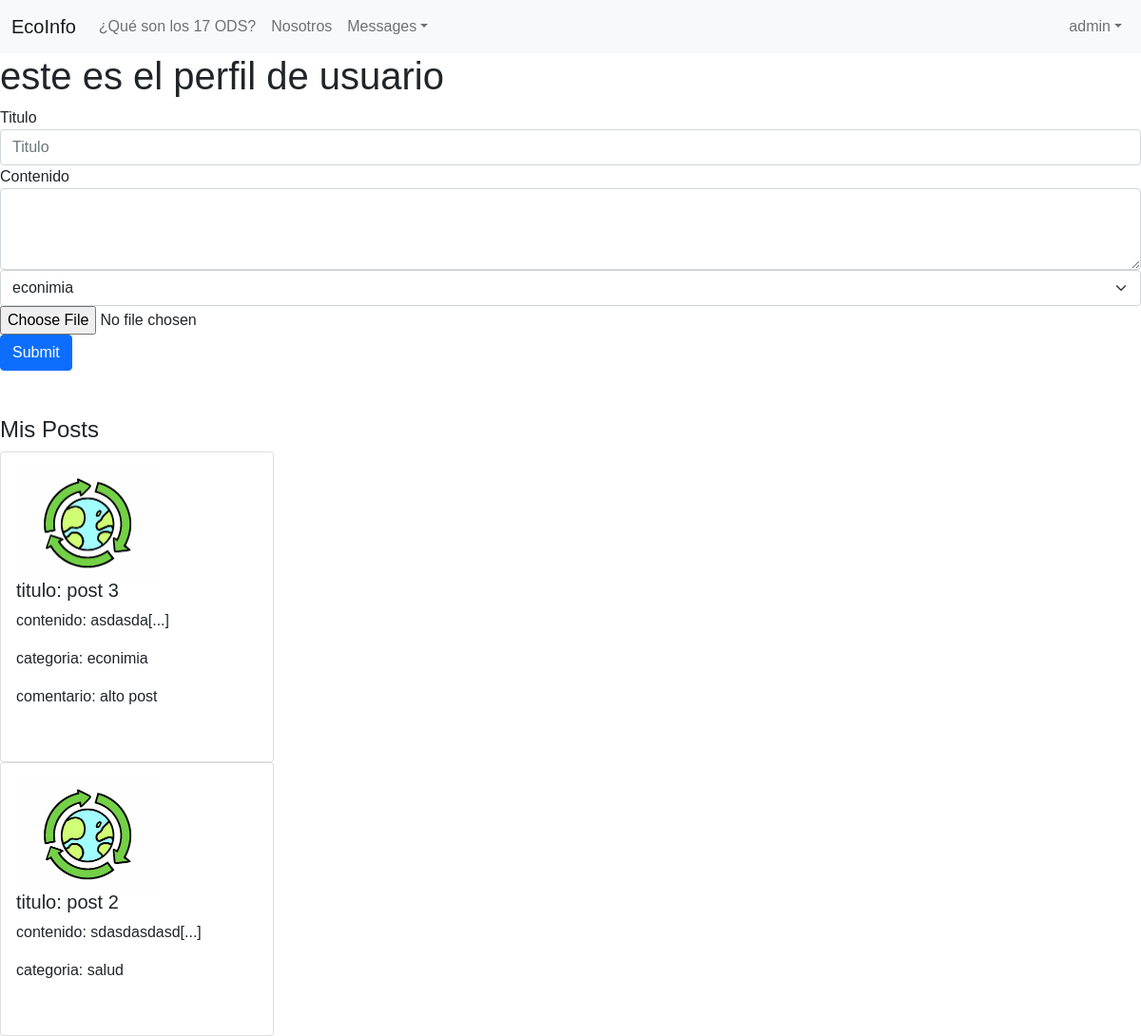
Before: /perfil_usuario/ (signed in) with the older database file.
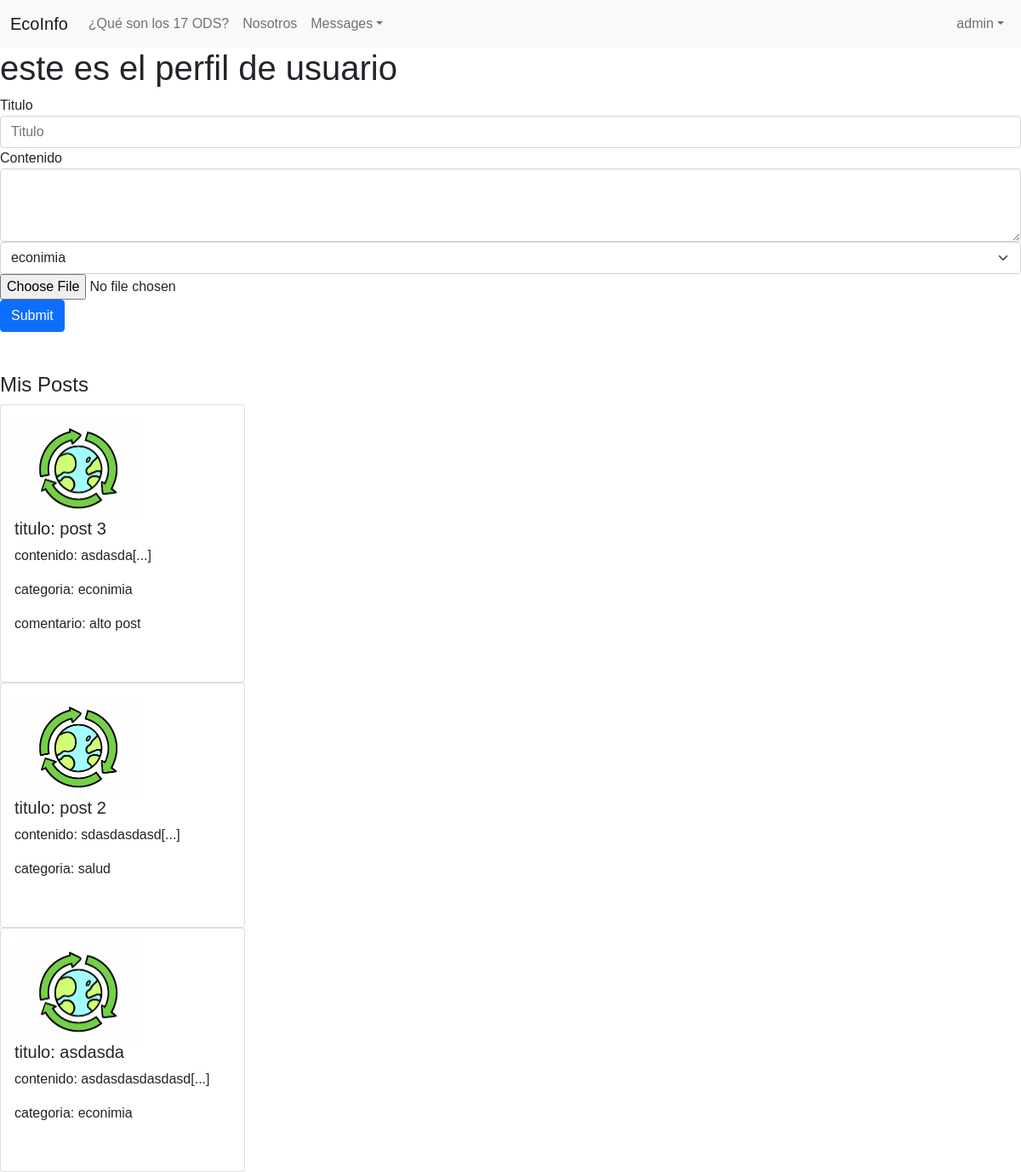
After: the same page with the newer database file.
### feed/models.py (models this page shows, shortened)
class post(models.Model):
    posteador = models.ForeignKey(User, on_delete=models.CASCADE, null=True)
    titulo = models.CharField(max_length=100)
    contenido = models.TextField()
    pre_contenido = models.TextField()
    categoria = models.ForeignKey(categoria, on_delete=models.CASCADE,  default=1, null=False)
    creado_en = models.DateTimeField(auto_now_add=True)
    actualizado_en = models.DateTimeField(auto_now=True)
    me_gusta = models.IntegerField(default=0)
    no_megusta = models.IntegerField(default=0)
    imagen = models.FileField(upload_to='imagenes_posts', default='post_default.jpg')
    visitas = models.IntegerField(default=0)

class categoria(models.Model):
    name = models.CharField(max_length=50)
    imagen = models.ImageField(upload_to='categoria',default='categoria_default.png')
    def __str__(self):
        return self.name

class comentario(models.Model):
    post = models.ForeignKey(post, on_delete=models.CASCADE)
    comentador = models.ForeignKey(User, on_delete=models.CASCADE, null=True)
    contenido = models.TextField()
    creado_en = models.DateTimeField(auto_now_add=True)
    actualizado_en = models.DateTimeField(auto_now=True)

### feed/views.py (the view)
# urls.py: path('perfil_usuario/',views.perfil_usuario, name='perfil_usuario'),
@login_required
def perfil_usuario(request):
    posteos = post.objects.filter(posteador_id=request.user.id)
    comentarios = comentario.objects.filter(comentador_id=request.user.id)
    categorias = categoria.objects.all()
    return render(request,"perfil_usuario.html",{'posteos':posteos, 'comentarios':comentarios, 'categorias':categorias})

### feed/templates/perfil_usuario.html (shortened to what this page needs)
{% extends "base.html" %}
{% block content %}
    <h1>este es el perfil de usuario</h1>
    <form action="{% url 'agregar_post' %} " method="POST"  enctype="multipart/form-data"> {% csrf_token %}
        <div class="form-group">
            <label for="titulo">Titulo</label>
            <input type="text" class="form-control" id="txttitulo" name="txttitulo" placeholder="Titulo">
        </div>
        <div class="form-group">
            <label for="contenido">Contenido</label>
            <textarea class="form-control" id="txtcontenido" name="txtcontenido" rows="3"></textarea>
        </div>
        <div class="form-group">
            <select class="form-gourp form-select" name="txtcategoria" id="txtcategoria" required>
                {% for categoria in categorias %}
                    <option value="{{categoria.id}}" >{{categoria.name}}</option>
                {% endfor %}
              </select>
        </div>
        <div >
            <input type="file" id="txtimagen"  name="txtimagen">
        </div>
        <button type="submit" class="btn btn-primary">Submit</button>
    </form>
     <br>
     <br>
     <h4>Mis Posts</h4>
     {% for post in posteos %}
     <div class="card" style="width: 18rem;">
         <div class="card-body">
            <img src="{{post.imagen.url}}" alt="{{post.tipo_17_ODS}}" style="width:150px;">
             <h5 class="card-title">titulo: {{ post.titulo }}</h5>
             <p class="card-text">contenido: {{ post.pre_contenido }}</p>
             <p class="card-text">  categoria: {{post.categoria}} </p>
             {% for comentario in comentarios %}
             {% if comentario.post_id == post.id %}
                 <p class="card-text">comentario: {{ comentario.contenido }}</p>
             {% endif %}
             {% endfor %}
             <br>
         </div>
     </div>
 {% endfor %}
{% endblock %}

Changed rows visible on the page:
added post: imagen (placeholder picture), titulo "asdasda", pre_contenido "asdasdasdasdasd[...]", categoria "econimia"
